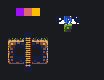

Below is a game level as drawn by its tile map, then a one-line description and the .tmx file that defines it, in full:
An orthogonal 13x10 tile map with 8x8 px tiles, 5 tile layers (Grid_8, Auto_layer_values, Auto_layer_1, Auto_layer_2, ...), 3 tilesets.

<map version="1.4" tiledversion="1.4.2" orientation="orthogonal" renderorder="right-down" compressionlevel="0" width="13" height="10" tilewidth="8" tileheight="8" infinite="0" backgroundcolor="#1A1B1E" nextlayerid="6" nextobjectid="1"><tileset firstgid="1" name="Cavernas_by_Adam_Saltsman" tilewidth="8" tileheight="8" tilecount="384" columns="12" objectalignment="topleft" margin="0" spacing="0"><image source="../../app/samples/Cavernas_by_Adam_Saltsman.png" width="96" height="256" /></tileset><tileset firstgid="385" name="PureIntGrid" tilewidth="8" tileheight="8" tilecount="3" columns="3" objectalignment="topleft"><image source="PureIntGrid.intgrid.png" width="24" height="8" /></tileset><tileset firstgid="388" name="Auto_layer" tilewidth="8" tileheight="8" tilecount="1" columns="1" objectalignment="topleft"><image source="Auto_layer.intgrid.png" width="8" height="8" /></tileset><layer id="1" name="Grid_8" width="13" height="10" opacity="1"><data encoding="csv">0,0,0,0,0,0,0,0,0,0,0,0,0,0,0,0,0,0,0,0,0,0,0,0,0,0,0,0,0,0,0,0,0,0,0,0,0,0,0,0,0,0,0,0,0,0,0,0,0,0,0,0,0,57,57,67,60,59,0,0,0,0,0,0,0,0,52,53,79,2147483701,2147483700,0,0,0,0,0,0,0,0,64,0,79,0,2147483712,0,0,0,0,0,0,0,0,76,77,79,2147483725,2147483724,0,0,0,0,0,0,0,0,0,0,1073741891,0,0,0,0,0,0,0,0,0,0,0,0,0,0,0,0,0,0,0,0,0,0</data></layer><layer id="2" name="Auto_layer_values" width="13" height="10" opacity="1"><data encoding="csv">0,0,0,0,0,0,0,0,0,0,0,0,0,0,0,0,0,0,0,0,0,0,0,0,0,0,0,0,0,0,0,0,0,0,0,0,0,0,0,0,0,0,0,0,0,0,0,388,0,0,0,0,0,0,0,0,0,0,0,0,0,0,0,0,0,0,0,0,0,0,0,0,0,0,0,0,0,0,0,0,0,0,0,0,0,0,0,0,0,0,0,0,0,0,0,0,0,0,0,0,0,0,0,0,0,0,0,0,0,0,0,0,0,0,0,0,0,0,0,0,0,0,0,0,0,0,0,0,0,0</data></layer><layer id="3" name="Auto_layer_1" width="13" height="10" opacity="1"><data encoding="csv">0,0,0,0,0,0,0,0,0,0,0,0,0,0,0,0,0,0,0,0,0,0,0,0,0,0,0,0,0,0,0,0,0,109,110,111,0,0,0,0,0,0,0,0,0,0,0,13,0,0,0,0,0,0,0,0,0,0,0,0,0,0,0,0,0,0,0,0,0,0,0,0,0,0,0,0,0,0,0,0,0,0,0,0,0,0,0,0,0,0,0,0,0,0,0,0,0,0,0,0,0,0,0,0,0,0,0,0,0,0,0,0,0,0,0,0,0,0,0,0,0,0,0,0,0,0,0,0,0,0</data></layer><layer id="4" name="Auto_layer_2" width="13" height="10" opacity="1"><data encoding="csv">0,0,0,0,0,0,0,0,0,0,0,0,0,0,0,0,0,0,0,0,0,0,0,0,0,0,0,0,0,0,0,0,0,0,60,0,0,0,0,0,0,0,0,0,0,0,0,0,0,0,0,0,0,0,0,0,0,0,0,0,0,0,0,0,0,0,0,0,0,0,0,0,0,0,0,0,0,0,0,0,0,0,0,0,0,0,0,0,0,0,0,0,0,0,0,0,0,0,0,0,0,0,0,0,0,0,0,0,0,0,0,0,0,0,0,0,0,0,0,0,0,0,0,0,0,0,0,0,0,0</data></layer><layer id="5" name="PureIntGrid" width="13" height="10" opacity="1"><data encoding="csv">0,0,0,0,0,0,0,0,0,0,0,0,0,0,0,385,386,387,0,0,0,0,0,0,0,0,0,0,0,0,0,0,0,0,0,0,0,0,0,0,0,0,0,0,0,0,0,0,0,0,0,0,0,0,0,0,0,0,0,0,0,0,0,0,0,0,0,0,0,0,0,0,0,0,0,0,0,0,0,0,0,0,0,0,0,0,0,0,0,0,0,0,0,0,0,0,0,0,0,0,0,0,0,0,0,0,0,0,0,0,0,0,0,0,0,0,0,0,0,0,0,0,0,0,0,0,0,0,0,0</data></layer></map>
